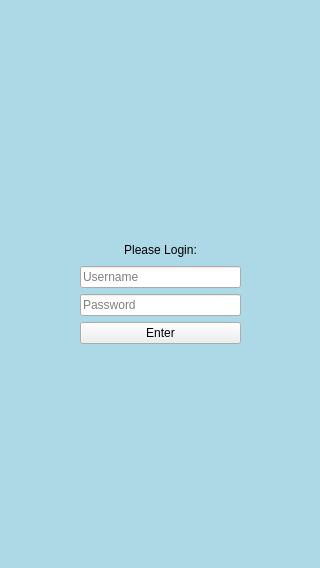
<?xml version="1.0" encoding="UTF-8"?>
<ui version="4.0">
 <class>loginPage</class>
 <widget class="QMainWindow" name="loginPage">
  <property name="geometry">
   <rect>
    <x>0</x>
    <y>0</y>
    <width>320</width>
    <height>568</height>
   </rect>
  </property>
  <property name="minimumSize">
   <size>
    <width>320</width>
    <height>568</height>
   </size>
  </property>
  <property name="maximumSize">
   <size>
    <width>320</width>
    <height>568</height>
   </size>
  </property>
  <property name="windowTitle">
   <string>MainWindow</string>
  </property>
  <widget class="QWidget" name="centralwidget">
   <property name="minimumSize">
    <size>
     <width>320</width>
     <height>568</height>
    </size>
   </property>
   <property name="maximumSize">
    <size>
     <width>320</width>
     <height>568</height>
    </size>
   </property>
   <property name="styleSheet">
    <string notr="true">#centralwidget{
background-color: lightblue;
}</string>
   </property>
   <widget class="QWidget" name="verticalLayoutWidget">
    <property name="geometry">
     <rect>
      <x>0</x>
      <y>0</y>
      <width>321</width>
      <height>574</height>
     </rect>
    </property>
    <layout class="QVBoxLayout" name="verticalLayout">
     <item>
      <spacer name="verticalSpacer_2">
       <property name="orientation">
        <enum>Qt::Orientation::Vertical</enum>
       </property>
       <property name="sizeType">
        <enum>QSizePolicy::Policy::Fixed</enum>
       </property>
       <property name="sizeHint" stdset="0">
        <size>
         <width>20</width>
         <height>200</height>
        </size>
       </property>
      </spacer>
     </item>
     <item>
      <layout class="QHBoxLayout" name="horizontalLayout_2">
       <item>
        <spacer name="horizontalSpacer">
         <property name="orientation">
          <enum>Qt::Orientation::Horizontal</enum>
         </property>
         <property name="sizeType">
          <enum>QSizePolicy::Policy::Fixed</enum>
         </property>
         <property name="sizeHint" stdset="0">
          <size>
           <width>80</width>
           <height>20</height>
          </size>
         </property>
        </spacer>
       </item>
       <item>
        <layout class="QVBoxLayout" name="verticalLayout_2">
         <item>
          <spacer name="verticalSpacer_4">
           <property name="orientation">
            <enum>Qt::Orientation::Vertical</enum>
           </property>
           <property name="sizeType">
            <enum>QSizePolicy::Policy::Fixed</enum>
           </property>
           <property name="sizeHint" stdset="0">
            <size>
             <width>20</width>
             <height>40</height>
            </size>
           </property>
          </spacer>
         </item>
         <item>
          <layout class="QHBoxLayout" name="horizontalLayout_3">
           <item>
            <widget class="QLabel" name="label">
             <property name="text">
              <string>Please Login:</string>
             </property>
             <property name="alignment">
              <set>Qt::AlignmentFlag::AlignCenter</set>
             </property>
            </widget>
           </item>
          </layout>
         </item>
         <item>
          <widget class="QLineEdit" name="lineEdit">
           <property name="placeholderText">
            <string>Username</string>
           </property>
          </widget>
         </item>
         <item>
          <widget class="QLineEdit" name="lineEdit_2">
           <property name="placeholderText">
            <string>Password</string>
           </property>
          </widget>
         </item>
         <item>
          <widget class="QPushButton" name="pushButton">
           <property name="text">
            <string>Enter</string>
           </property>
          </widget>
         </item>
         <item>
          <spacer name="verticalSpacer_3">
           <property name="orientation">
            <enum>Qt::Orientation::Vertical</enum>
           </property>
           <property name="sizeType">
            <enum>QSizePolicy::Policy::Fixed</enum>
           </property>
           <property name="sizeHint" stdset="0">
            <size>
             <width>20</width>
             <height>30</height>
            </size>
           </property>
          </spacer>
         </item>
        </layout>
       </item>
       <item>
        <spacer name="horizontalSpacer_2">
         <property name="orientation">
          <enum>Qt::Orientation::Horizontal</enum>
         </property>
         <property name="sizeType">
          <enum>QSizePolicy::Policy::Fixed</enum>
         </property>
         <property name="sizeHint" stdset="0">
          <size>
           <width>80</width>
           <height>20</height>
          </size>
         </property>
        </spacer>
       </item>
      </layout>
     </item>
     <item>
      <spacer name="verticalSpacer">
       <property name="orientation">
        <enum>Qt::Orientation::Vertical</enum>
       </property>
       <property name="sizeType">
        <enum>QSizePolicy::Policy::Fixed</enum>
       </property>
       <property name="sizeHint" stdset="0">
        <size>
         <width>20</width>
         <height>200</height>
        </size>
       </property>
      </spacer>
     </item>
    </layout>
   </widget>
  </widget>
 </widget>
 <resources/>
 <connections/>
</ui>
